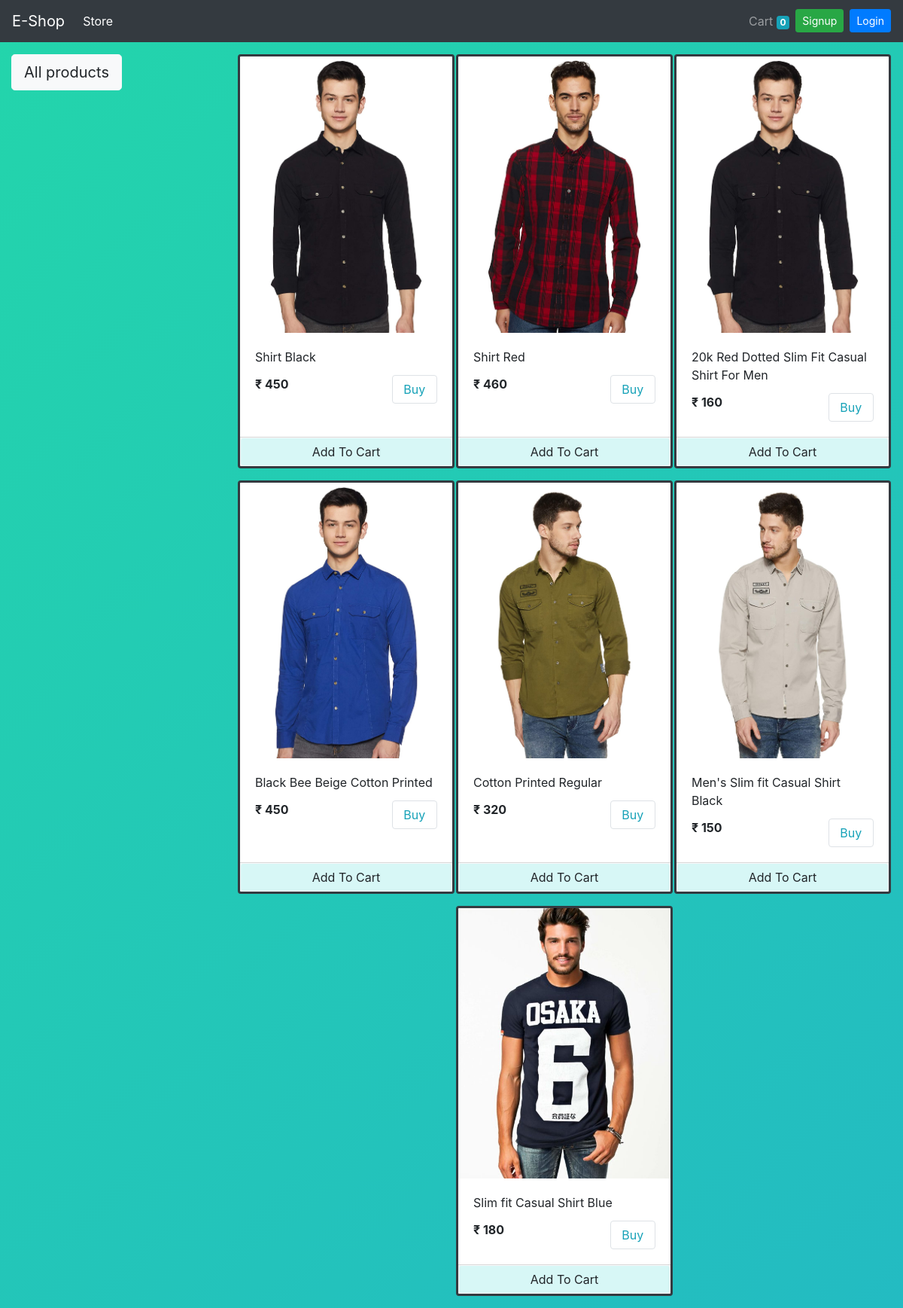
/store?category=1, run on the app's committed database.
### store/models/product.py (models this page shows, shortened)
class Product(models.Model):
    name = models.CharField(max_length=50,null=False)
    price = models.IntegerField(default=0,null=False)
    category = models.ForeignKey(Category, on_delete=models.CASCADE, default=1)
    description = models.CharField(max_length=200, default='' , null=False , blank=False)
    image = models.ImageField(upload_to='uploads/products/',null=False)
    @staticmethod
    def get_all_products_by_categoryid(category_id):
        if category_id:
            return Product.objects.filter(category = category_id)
        else:
            return Product.get_all_products();

### store/views/home.py (the view)
# urls.py: path('' , include('store.urls'))
def store(request):
    cart = request.session.get('cart')
    if not cart:
        request.session['cart'] = {}
    products = None
    categories = Category.get_all_categories()
    categoryID = request.GET.get('category')
    if categoryID:
        products = Product.get_all_products_by_categoryid(categoryID)
    else:
        products = Product.get_all_products();
    data = {}
    data['products'] = products
    data['categories'] = categories
    print('you are : ', request.session.get('email'))
    return render(request, 'index.html', data)

### store/models/category.py (called while the page is built)
    @staticmethod
    def get_all_categories():
        return Category.objects.all()

### store/templatetags/cart.py (called while the page is built)
@register.filter(name='is_in_cart')
def is_in_cart(product  , cart):
    keys = cart.keys()
    for id in keys:
        if int(id) == product.id:
            return True
    return False;

### store/templatetags/custom_filter.py (called while the page is built)
@register.filter(name='currency')
def currency(number):
    return "₹ "+str(number)

### store/templates/index.html (shortened to what this page needs)
{% extends 'base.html' %}
{% block content %}
{% load cart %}
{% load custom_filter %}
<div class="container-fluid mt-3">
	<div class="row">
		<div class="col-lg-3 mx-auto">
			<div class="list-group">
				<div class="accordion accordion-flush" id="accordionFlushExample">
  <div class="accordion-item">
    <h2 class="accordion-header mb-0" id="flush-headingOne">
      <button class="accordion-button collapsed btn btn-light btn-lg mb-0" type="button" data-bs-toggle="collapse" data-bs-target="#flush-collapseOne" aria-expanded="false" aria-controls="flush-collapseOne">
        All products
      </button>
    </h2>
  </div>
				</div>
			</div>
		</div>
		<div id='products' class="col-lg-9 mx-auto">
			<div class="row mx-auto">
				{% for product in products %}
				<div class="card mx-auto mb-3 border-dark rounded" id={{product.id}} style="width: 18rem; border-width: 3px;">
					<img class="card-img-top" src="{{product.image.url}}" alt="Card image cap">
					<div class="card-body">
						<p class="card-title">{{product.name}}</p>
						<p class="card-text"><b>{{product.price|currency}}</b>
						<a href="#" data-toggle="modal" data-target="#product_{{product.id}}" class="btn btn-outline-info border rounded  col-lg-3 float-right card-text">Buy</a>
						</p>
					</div>
					<div class="card-footer p-0 no-gutters">
						{% if product|is_in_cart:request.session.cart %}
						<div class="row no-gutters">
							<form action="/#{{product.id}}" class="col-2 " method="post">
								{% csrf_token %}
								<input hidden type="text" name='product' value='{{product.id}}'>
								<input hidden type="text" name='remove' value='True'>
								<input type="submit" value=" - " class="btn btn-block btn-light border-right">
							</form>
							<div class="text-center col">{{product|cart_quantity:request.session.cart}} in Cart</div>
							<form action="/#{{product.id}}" class="col-2 " method="post">
								{% csrf_token %}
								<input hidden type="text" name='product' value='{{product.id}}'>
								<input type="submit" value=" + " class="btn btn-block btn-light border-left">
							</form>
						</div>
						{% else %}
						<form action="/#{{product.id}}" method="POST" class="btn-block">
							<input type="submit" class="float-right btn btn-light  form-control"
								   style = "background:#d7f7f6;"
								value="Add To Cart">
						</form>
						{% endif %}
					</div>
				</div>
				{% endfor %}
			</div>
		</div>
	</div>
</div>
{% endblock %}

### store/templates/base.html (style rules this page uses)
body { background: linear-gradient(-45deg, #ee7752, #e73c7e, #23a6d5, #23d5ab); background-size: 1000vh 1000vh; animation: gradient 15s ease infinite; }

### data on the page
Product: {{ product.id }} 1 (drawn), image (picture), name "Shirt Black", price "₹ 450"
Product: image (picture), name "Shirt Red", price "₹ 460"
Product: {{ product.id }} 3 (drawn), image (picture), name "20k Red Dotted Slim Fit Casual Shirt For Men", price "₹ 160"
Product: image (picture), name "Black Bee Beige Cotton Printed", price "₹ 450"
Product: image (picture), name "Cotton Printed Regular", price "₹ 320"
Product: image (picture), name "Men's Slim fit Casual Shirt Black", price "₹ 150"
Product: image (picture), name "Slim fit Casual Shirt Blue", price "₹ 180"

### other printed values
{{ request.session.cart.keys|length }} "0"
